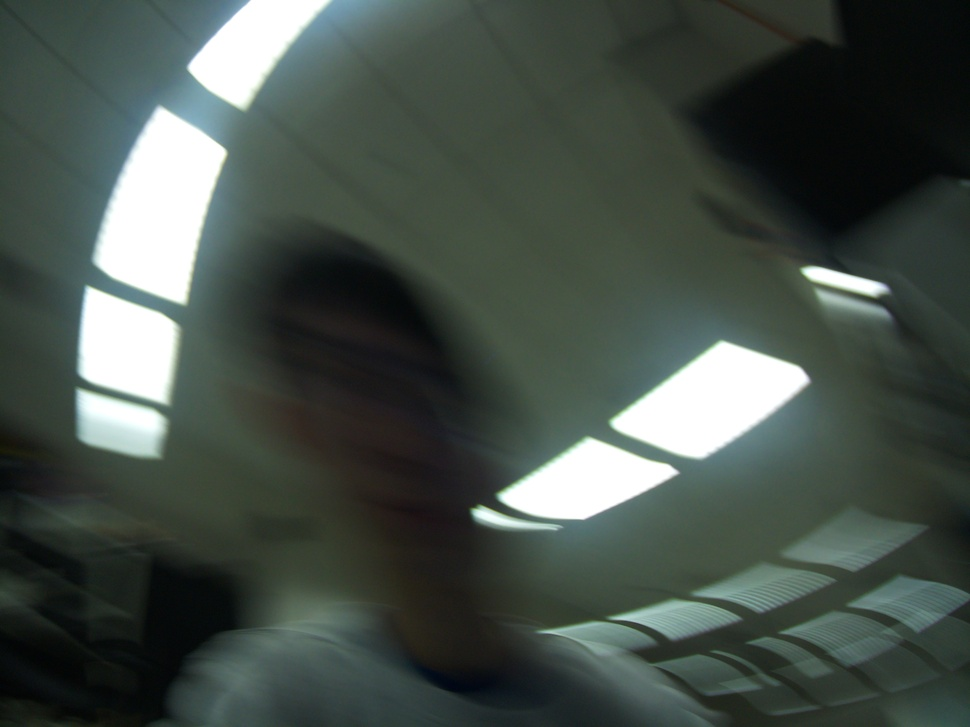
#> input picture DSP/stabalizing/edge/hao-06.jpg, 970 x 727 px, shrunk from 4056 x 3040 before the run
$ python edge.py
#> lines starting #> are read from the running program, lines starting #| are printed output that depends on the picture; after the words box and inside, x2 and y2 are one past the last pixel; in counts of white or black regions, pixels touching at a corner belong together
import numpy as np
import skimage as sk
import skimage.io as skio
from scipy import signal
import cv2


im = skio.imread('hao-06.jpg')
#> im is the input picture: shape (727, 970, 3); mean R, G, B 69.8, 79.9, 73.3
im = sk.color.rgb2gray(im)
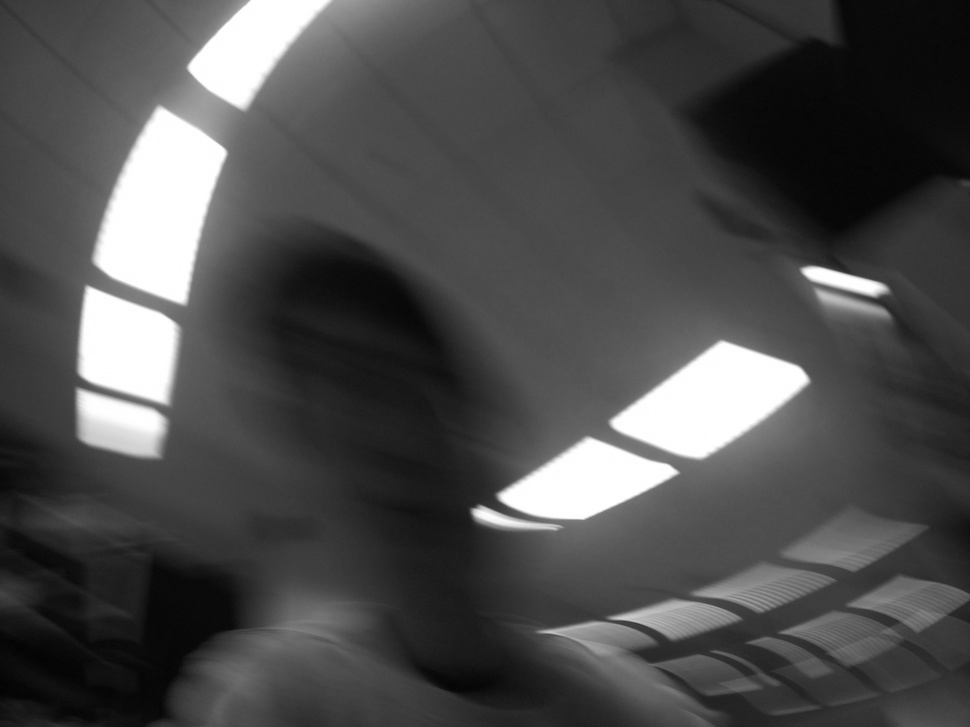
#> im: shape (727, 970) float64; min 0.0132, max 1, mean 0.303
skio.imsave('im_gray.jpg', (im * 255).astype(np.uint8))
im = sk.img_as_float(im)

# define Gaussian
G_1d = cv2.getGaussianKernel(37, 6)
G_2d = np.matmul(G_1d, np.transpose(G_1d))

im = signal.convolve2d(im, G_2d, boundary='symm', mode='same')
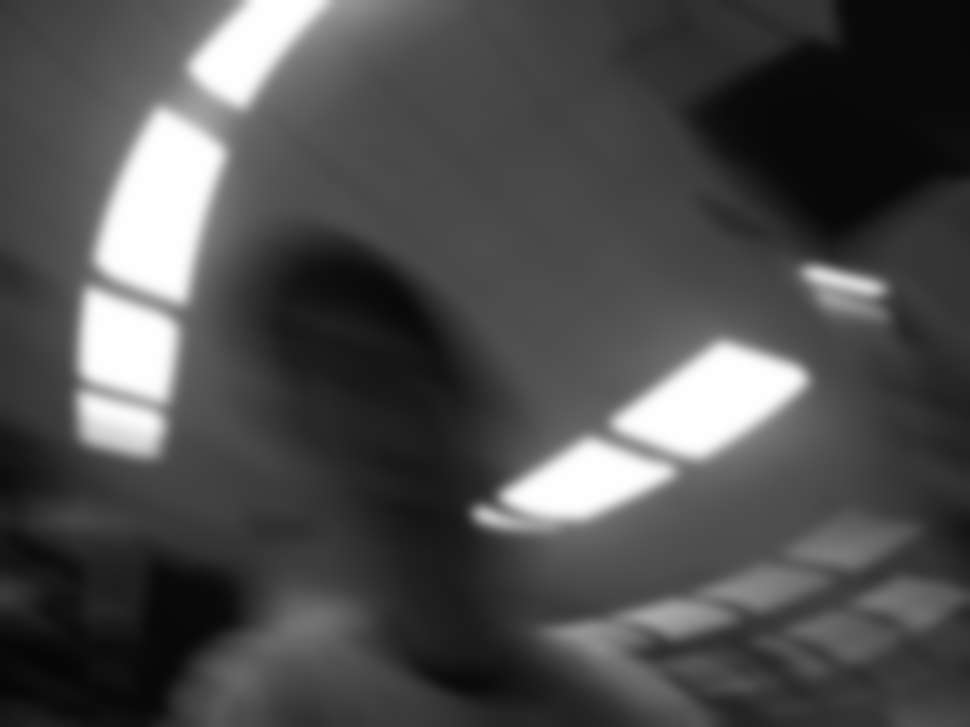
#> im: shape (727, 970) float64; min 0.0238, max 1, mean 0.303
blurred = np.dstack([im, im, im])
blurred  = (blurred * 255).astype(np.uint8)
skio.imsave('blurred.jpg', blurred)

Dx = np.array([[1, -1]])
Dy = np.array([[1], [-1]])
dim_dx = signal.convolve2d(im, Dx, boundary='symm', mode='same')
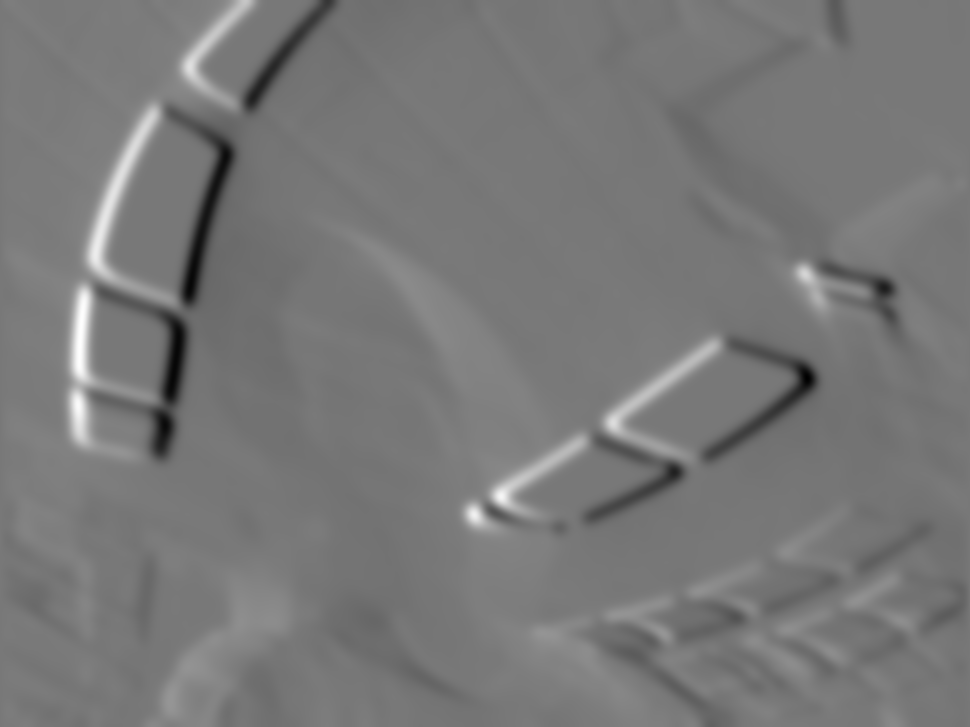
#> dim_dx: shape (727, 970) float64; min -0.0384, max 0.0429, mean -2.87e-05; drawn with min black and max white
dim_dy = signal.convolve2d(im, Dy, boundary='symm', mode='same')
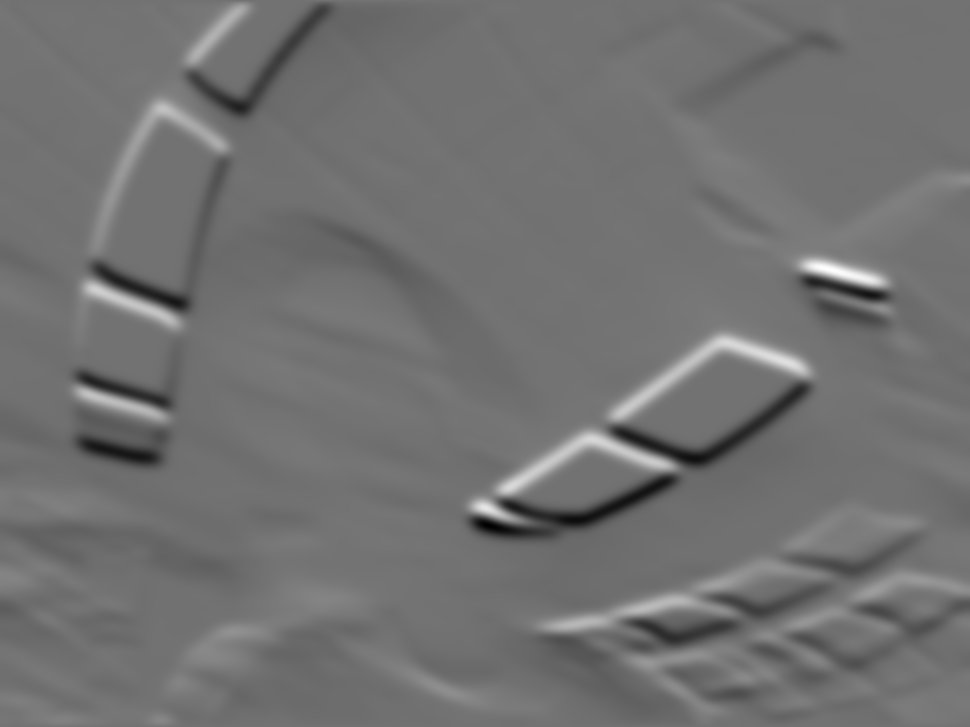
#> dim_dy: shape (727, 970) float64; min -0.0417, max 0.0515, mean -0.000176; drawn with min black and max white

# gradient magnitude
gradient_mag = np.sqrt(np.square(dim_dx) + np.square(dim_dy))
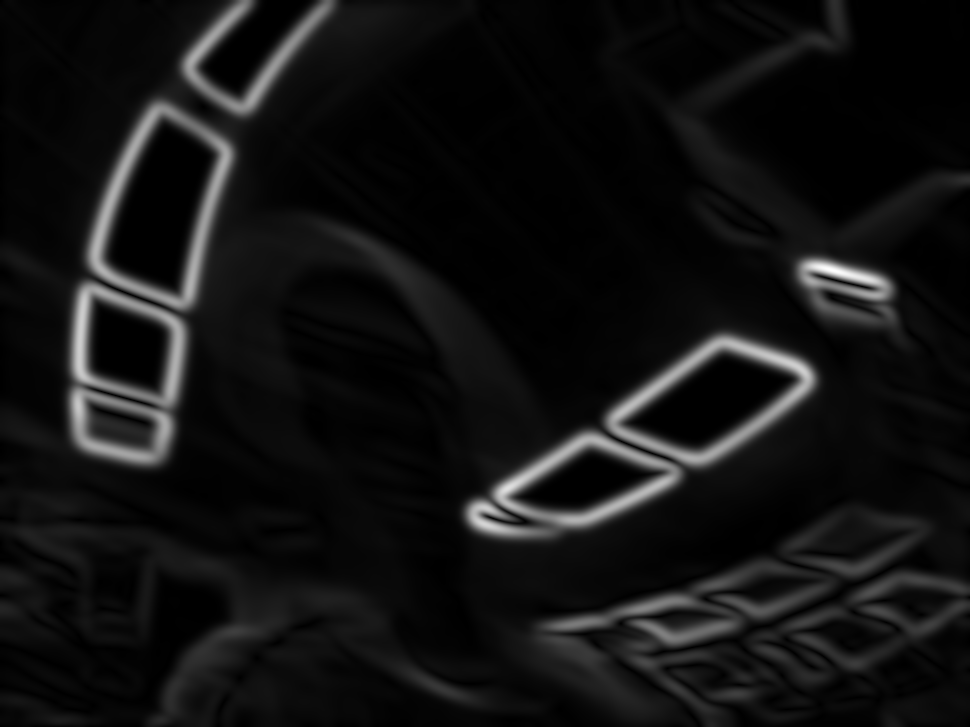
#> gradient_mag: shape (727, 970) float64; min 0, max 0.0533, mean 0.00389; drawn with min black and max white
gradient_mag = gradient_mag / np.max(gradient_mag)
gradient_mag_out = np.dstack([gradient_mag, gradient_mag, gradient_mag])
gradient_mag_out = (gradient_mag_out * 255).astype(np.uint8)
skio.imsave('gradient_mag.jpg', gradient_mag_out)

# edge image
thresholds = np.arange(0.004, 0.041, 0.004)
for threshold in thresholds:
    edge = np.heaviside(gradient_mag - threshold, 1)
    edge_out = np.dstack([edge, edge, edge])
    edge_out = (edge_out * 255).astype(np.uint8)
    skio.imsave('edge '+"{:.3f}".format(threshold)+'.jpg', edge_out)
#> this loop made 10 passes
#> pass 1, `edge = np.heaviside(gradient_mag - threshold, 1)`:
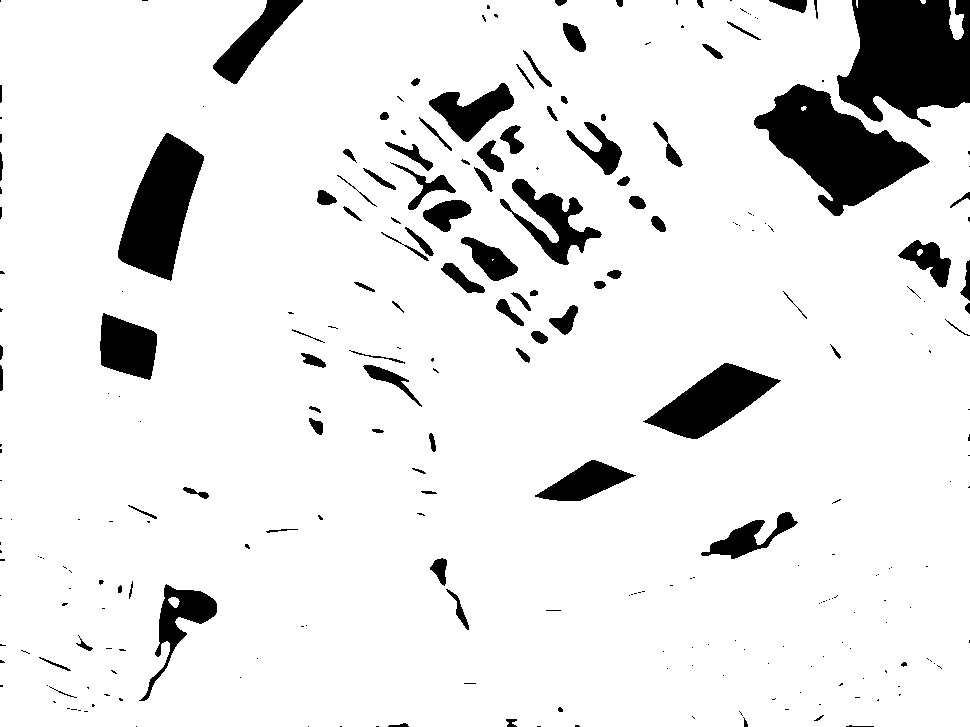
#> edge: shape (727, 970) float64; values 0 (black) and 1 (white), 90.5% white; 263 black regions (165 under 20 px), largest, box (x1, y1, x2, y2) and area: (837, 0, 970, 127) 12563, (754, 84, 930, 216) 10674, (118, 133, 204, 281) 7142
